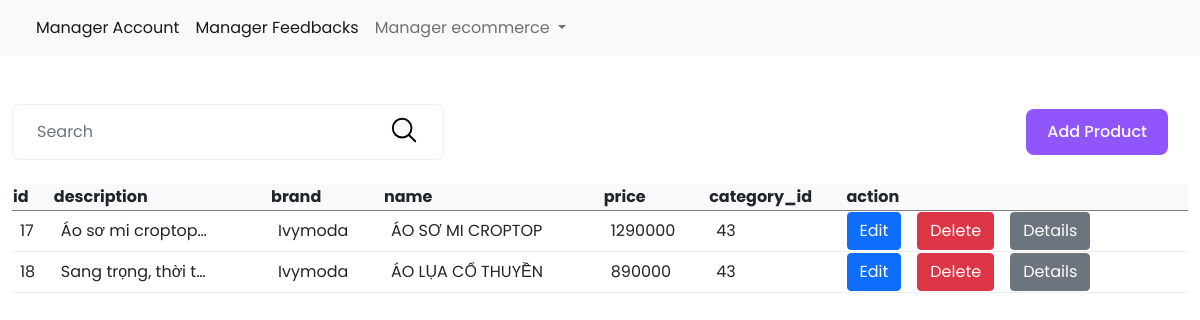
/admin/products/index.php, run on the app's committed database.
### tables this page shows
CREATE TABLE `products` (
  `id` int(11) NOT NULL,
  `product_img` text NOT NULL,
  `product_desc` text NOT NULL,
  `product_brand` varchar(255) NOT NULL,
  `product_name` varchar(255) NOT NULL,
  `product_price` double NOT NULL,
  `category_id` int(11) NOT NULL
);

### app/models/Template.php (called while the page is built, shortened)
<?php
class Template
{
    public function view($view, $data)
    {
        extract($data);
        include BASE_URL . 'app/views/' . $view . '.php';
    }
    public function render($view, $data)
    {
        extract($data);
        include BASE_URL . 'app/views/blocks/' . $view . '.php';
        return ob_get_clean();
    }
}

### admin/products/index.php (called while the page is built, shortened)
<?php
require_once "../../config/database.php";
$template = new Template();
$productModels = new Product();
$products = $productModels->getAllProducts();
$data = [
  'title' => 'Manage products',
  'slot' => $template->render('list_products', ["products"=>$products]),
];
$template->view('layout_admin', $data);

### app/models/Product.php (called while the page is built, shortened)
<?php
class Product extends Database
{
    public static function getAllProducts()
    {
        $productStmt = parent::$connection->prepare("SELECT * FROM products");
        $products = parent::select($productStmt);
        foreach ($products as $key => $product) {
            if ($product) {
                $rates = self::getProductRate($product["id"]);
                $details = self::getProductDetail($product["id"]);
                foreach ($details as $index => $detail) {
                    $imageStmt = parent::$connection->prepare("SELECT * FROM product_images WHERE product_id = ?");
                    $imageStmt->bind_param("i", $detail["detail_id"]);
                    $images = parent::select($imageStmt);
                    $products[$key]["details"] = $detail;
                    $products[$key]["details"]["product_detail_image"] = $images;
                }
                $products[$key]["rates"] = $rates[0];
            }
        }
        return $products;
    }
    public static function getProductDetail($productId)
    {
        $detailStmt = parent::$connection->prepare("SELECT * FROM product_details WHERE product_id = ?");
        $detailStmt->bind_param("i", $productId);
        return parent::select($detailStmt);
    }
    public static function getProductRate($productId)
    {
        $rateStmt = parent::$connection->prepare("SELECT AVG(rate_value) AS average_rate FROM rates WHERE product_id = ?");
        $rateStmt->bind_param("i", $productId);
        return parent::select($rateStmt);
    }
}

### app/models/Database.php (called while the page is built, shortened)
<?php
class Database
{
    public static function select($stmt)
    {
        if ($stmt) {
            $stmt->execute();
            return $stmt->get_result()->fetch_all(MYSQLI_ASSOC);
        }
    }
}

### app/views/blocks/list_products.php (the view)
<div class="container-fluid">
        <div class="main row mt-4">
                <div class="manager">
                        <div class="w-100 d-flex justify-content-between align-items-center py-4">
                                <form class="search" action="FindCategory" method="get">
                                        <div class="row py-1 px-1">
                                                <div class="col-10 ">
                                                        <input type="text" name="name" id="search" placeholder="Search"
                                                                class="border-0 form-control">
                                                </div>
                                                <div class="col-2">
                                                        <button class="bg-white border-0" type="submit">
                                                                <svg style="width: 30px;"
                                                                        xmlns="http://www.w3.org/2000/svg" fill="none"
                                                                        viewBox="0 0 24 24" stroke-width="1.5"
                                                                        stroke="currentColor" class="w-6 h-6">
                                                                        <path stroke-linecap="round"
                                                                                stroke-linejoin="round"
                                                                                d="M21 21l-5.197-5.197m0 0A7.5 7.5 0 105.196 5.196a7.5 7.5 0 0010.607 10.607z" />
                                                                </svg>
                                                        </button>
                                                </div>
                                        </div>
                                </form>
                                <div>
                                        <a class="button btn btn-user-add" style="background-color: #9055fd;"
                                                onclick="clickButtonToOn()" href="create.php">Add
                                                Product</a>
                                </div>
                        </div>
                </div>
                <div class="table w-100">
                <table class="w-100">
                        <thead class="bg-light text-dark ">
                                <th>id</th>
                                <th>description</th>
                                <th>brand</th>
                                <th>name</th>
                                <th>price</th>
                                <th>category_id</th>
                                <th>action</th>
                        </thead>
                        <tbody>
                                <?php foreach($products as $product): ?>
                                <tr>
                                        <td class="py-2 px-2"><?php echo $product['id'] ?></td>
                                        <td class="py-2 px-2" >
                                        <div style="white-space: nowrap;overflow: hidden;text-overflow: ellipsis; width: 150px;">
                                        <?php echo $product['product_desc'] ?>
                                        </div>
                                    </td>
                                        <td class="py-2 px-2"><?php echo $product['product_brand'] ?></td>
                                        <td class="py-2 px-2"><?php echo $product['product_name'] ?></td>
                                        <td class="py-2 px-2"><?php echo $product['product_price'] ?></td>
                                        <td class="py-2 px-2"><?php echo $product['category_id'] ?></td>
                                        <td>
                                                <div class="d-flex">
                                                        <a class="btn btn-primary me-3" href="edit.php?id=<?php echo $user['id'] ?>">Edit</a>
                                                        <a class="btn btn-danger me-3" href="destroy.php?id=<?php echo $user['id'] ?>"
                                                                onclick="return deleteCommit();">Delete</a>
                                                        <a class="btn btn-secondary me-3" href="show.php?id=<?php echo $user['id'] ?>"
                                                                >Details</a>
                                                </div>
                                        </td>
                                </tr>
                                <?php endforeach ?>
                        </tbody>
                </table>
                </div>
        </div>

### app/views/layout_admin.php (shortened to what this page needs)
<!DOCTYPE html>
<html lang="zxx">
<head>
    <link
	href="https://cdn.jsdelivr.net/npm/bootstrap@5.0.2/dist/css/bootstrap.min.css"
	rel="stylesheet"
 />
<link rel="stylesheet"
	href="https://cdnjs.cloudflare.com/ajax/libs/font-awesome/6.4.2/css/all.min.css">
    <link rel="stylesheet" href="../../public/css/css-input-file.css">
</head>
<body>
    <nav class="navbar navbar-expand-lg navbar-light bg-light position-relative">
      <div class="container-fluid">
        <div class="collapse navbar-collapse" id="navbarSupportedContent">
          <ul class="navbar-nav me-auto mb-2 mb-lg-0">
            <li class="nav-item">
              <a class="nav-link active" aria-current="page" href="ManagerUsersController"
                >Manager Account</a
              >
            </li>
            <li class="nav-item">
              <a class="nav-link active" aria-current="page" href="ManagerFeedbacksController"
                >Manager Feedbacks</a
              >
            </li>
            <li class="nav-item dropdown">
              <a
                class="nav-link dropdown-toggle"
                href="#"
                id="navbarDropdown"
                role="button"
                data-bs-toggle="dropdown"
                aria-expanded="false"
              >
                Manager ecommerce
              </a>
            </li>
          </ul>
        </div>
      </div>
    </nav>
    <?php
    if (!empty($slot)) {
        echo $slot;
    }
    ?>
</body>
</html>

### app/views/layout_admin.php (style rules this page uses)
body, a, button { font-family: 'Poppins', sans-serif; position: relative; }
.button { padding: 10px 20px; color: #fff; margin-right: 20px; text-decoration: none; border-radius: 8px; font-weight: 500; }
thead { padding: 10px 0; }
.manager .search { border: 1px solid #eee; padding: 5px 8px; border-radius: 8px; }
.manager .search button { background-color: transparent; border-left: 1px solid #eee; }
tbody tr { border-bottom: 1px solid #eee; }

### data on the page
products: id "17", product_desc "Áo sơ mi croptop…", product_brand "Ivymoda", product_name "ÁO SƠ MI CROPTOP", product_price "1290000", category "43"
products: id "18", product_desc "Sang trọng, thời t…", product_brand "Ivymoda", product_name "ÁO LỤA CỔ THUYỀN", product_price "890000", category "43"
